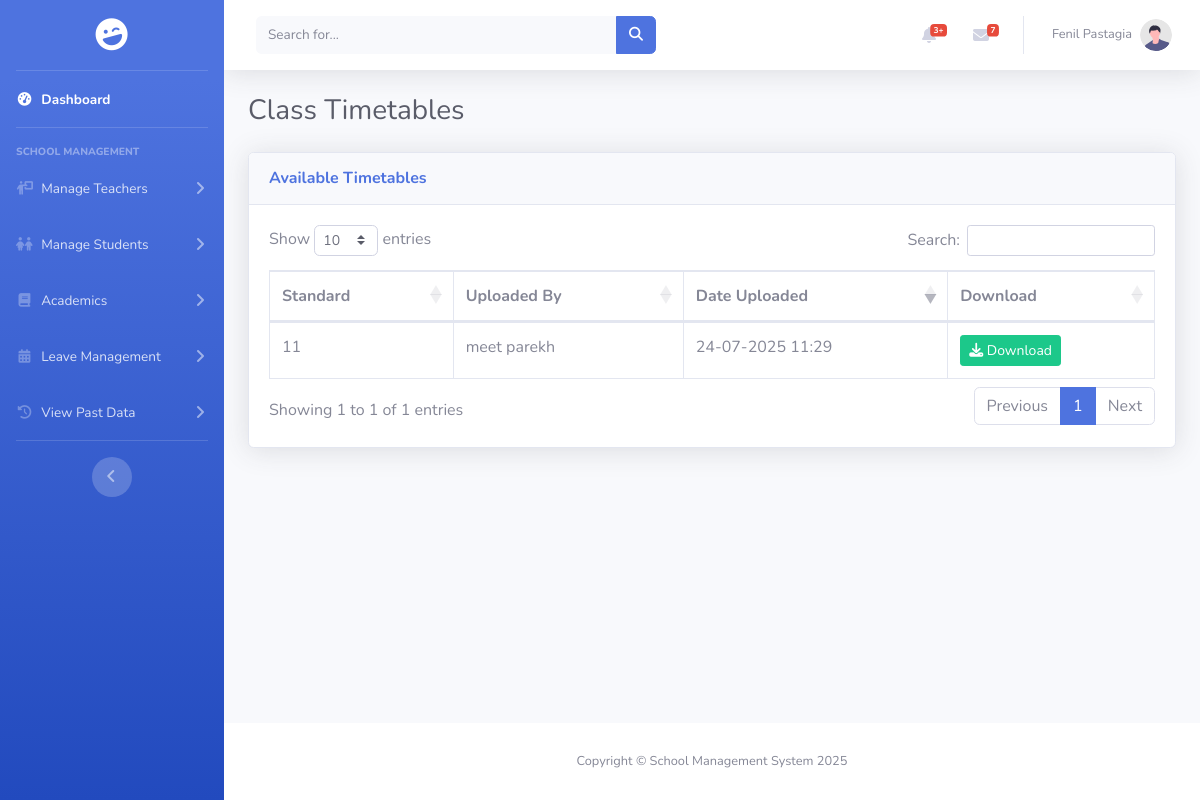
Page /pages/student/view_timetable.php (signed in) on the earlier database version.
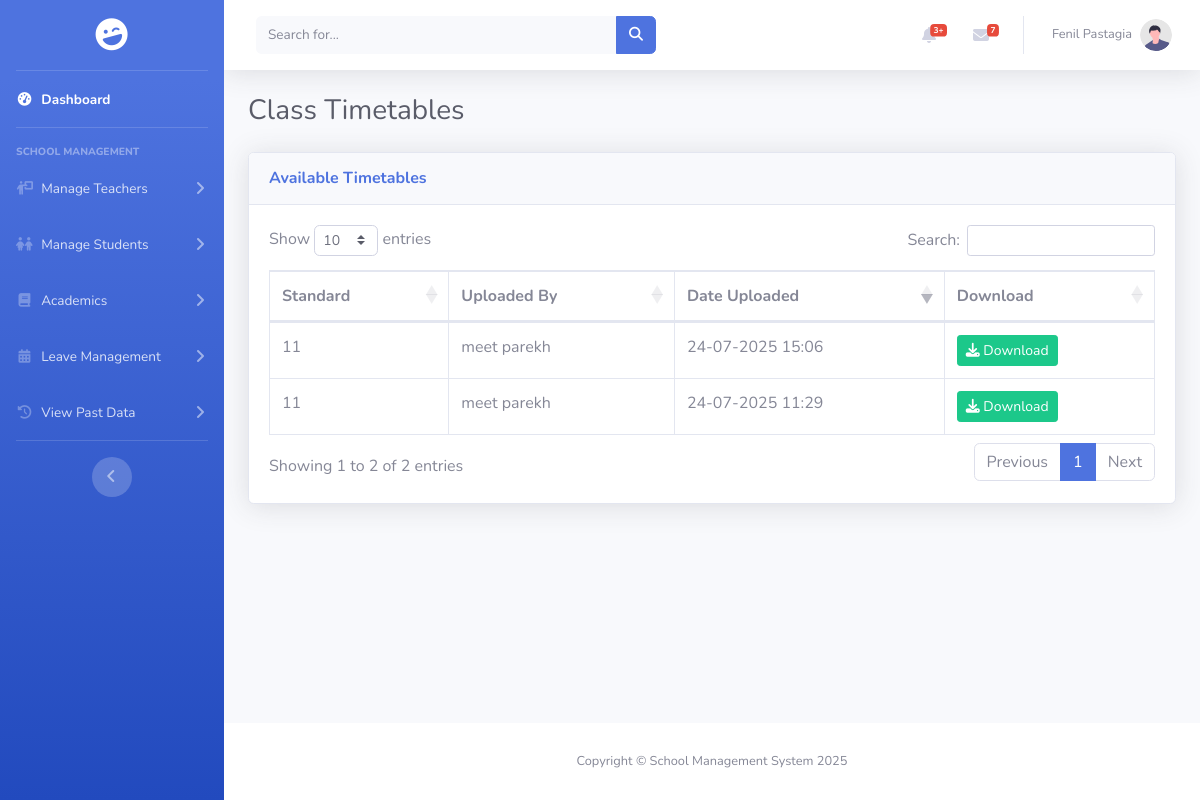
Same page on the later database version.
### tables this page shows
CREATE TABLE `timetables` (
  `id` int(11) NOT NULL,
  `school_id` int(11) NOT NULL,
  `standard` varchar(50) NOT NULL,
  `class_teacher_id` int(11) NOT NULL,
  `timetable_file` varchar(255) NOT NULL,
  `original_filename` varchar(255) NOT NULL,
  `created_at` timestamp NOT NULL DEFAULT current_timestamp()
);

CREATE TABLE `teacher` (
  `id` int(11) NOT NULL,
  `teacher_image` varchar(255) DEFAULT NULL,
  `teacher_name` varchar(50) NOT NULL,
  `phone` varchar(10) NOT NULL,
  `school_id` int(11) NOT NULL,
  `dob` date NOT NULL,
  `gender` enum('Male','Female','Others') NOT NULL,
  `blood_group` enum('A+','A-','B+','B-','AB+','AB-','O+','O-') NOT NULL,
  `address` text DEFAULT NULL,
  `email` varchar(50) NOT NULL,
  `password` varchar(255) NOT NULL,
  `qualification` varchar(100) DEFAULT NULL,
  `subject` varchar(100) DEFAULT NULL,
  `language_known` varchar(100) DEFAULT NULL,
  `salary` int(11) DEFAULT NULL,
  `std` set('Nursery','Junior','Senior','1','2','3','4','5','6','7','8','9','10','11','12') DEFAULT NULL,
  `experience` varchar(10) DEFAULT NULL,
  `batch` enum('Morning','Evening') DEFAULT NULL,
  `class_teacher` tinyint(1) DEFAULT 0,
  `class_teacher_std` varchar(50) DEFAULT NULL
);

### encryption.php (called while the page is built, shortened)
<?php
function decrypt_id($encrypted) {
    return openssl_decrypt($encrypted, ENCRYPTION_METHOD, ENCRYPTION_KEY, 0, ENCRYPTION_IV);
}
?>

### pages/student/view_timetable.php (the view, shortened to what this page needs)
<?php
include_once "../../encryption.php";
include_once "../../includes/connect.php";
if (isset($_COOKIE['encrypted_user_role'])) {
    $decrypted_role = decrypt_id($_COOKIE['encrypted_user_role']);
    $role = $decrypted_role ? strtolower(trim($decrypted_role)) : null;
}
if (isset($_COOKIE['encrypted_user_id'])) {
    $userId = decrypt_id($_COOKIE['encrypted_user_id']);
}
$schoolId = null;
switch ($role) {
    case 'schooladmin':
        $stmt = $conn->prepare("SELECT school_id FROM principal WHERE id = ?");
        $stmt->bind_param("i", $userId);
        $stmt->execute();
        if ($row = $stmt->get_result()->fetch_assoc()) $schoolId = $row['school_id'];
        break;
}
$timetables = [];
$base_sql = "SELECT tt.standard, tt.timetable_file, tt.original_filename, tt.created_at, t.teacher_name as uploader
             FROM timetables tt
             JOIN teacher t ON tt.class_teacher_id = t.id";
$params = [];
$types = '';
switch ($role) {
    case 'teacher':
    case 'schooladmin':
        $base_sql .= " WHERE tt.school_id = ?";
        $params = [$schoolId];
        $types = "i";
        break;
}
$base_sql .= " ORDER BY tt.created_at DESC";
$stmt = $conn->prepare($base_sql);
if ($stmt && !empty($params)) {
    $stmt->bind_param($types, ...$params);
}
if($stmt){
    $stmt->execute();
    $result = $stmt->get_result();
    while ($row = $result->fetch_assoc()) {
        $timetables[] = $row;
    }
}
?>
<!DOCTYPE html>
<html lang="en">
<head>
    <link rel="stylesheet" href="https://cdnjs.cloudflare.com/ajax/libs/font-awesome/6.5.2/css/all.min.css" />
    <link rel="stylesheet" href="https://cdn.jsdelivr.net/npm/bootstrap@4.6.2/dist/css/bootstrap.min.css">
    <link rel="stylesheet" href="https://cdn.datatables.net/1.10.21/css/dataTables.bootstrap4.min.css">
    <link href="../../assets/css/sb-admin-2.min.css" rel="stylesheet">
</head>
<body id="page-top">
    <div id="wrapper">
        <?php include '../../includes/sidebar.php'; ?>
        <div id="content-wrapper" class="d-flex flex-column">
            <div id="content">
                <?php include '../../includes/header.php'; ?>
                <div class="container-fluid">
                    <h1 class="h3 mb-4 text-gray-800">Class Timetables</h1>
                    <div class="card shadow mb-4">
                        <div class="card-header py-3">
                            <h6 class="m-0 font-weight-bold text-primary">Available Timetables</h6>
                        </div>
                        <div class="card-body">
                            <div class="table-responsive">
                                <table class="table table-bordered" id="dataTable" width="100%" cellspacing="0">
                                    <thead>
                                        <tr>
                                            <th>Standard</th>
                                            <th>Uploaded By</th>
                                            <th>Date Uploaded</th>
                                            <th>Download</th>
                                        </tr>
                                    </thead>
                                    <tbody>
                                        <?php foreach ($timetables as $tt): ?>
                                            <tr>
                                                <td><?php echo htmlspecialchars($tt['standard']); ?></td>
                                                <td><?php echo htmlspecialchars($tt['uploader']); ?></td>
                                                <td><?php echo date('d-m-Y H:i', strtotime($tt['created_at'])); ?></td>
                                                <td>
                                                    <a href="<?php echo htmlspecialchars($tt['timetable_file']); ?>" class="btn btn-success btn-sm" download="<?php echo htmlspecialchars($tt['original_filename']); ?>">
                                                        <i class="fas fa-download"></i> Download
                                                    </a>
                                                </td>
                                            </tr>
                                        <?php endforeach; ?>
                                    </tbody>
                                </table>
                            </div>
                        </div>
                    </div>
                </div>
            </div>
            <?php include '../../includes/footer.php'; ?>
        </div>
    </div>
</body>
</html>

Differences in the rows shown:
added timetables: standard "11", teacher.teacher_name "meet parekh", created_at "24-07-2025 15:06"
Other differences:
text written by a page script: "Show entries Search: Showing 1 to 1 of 1 entries Previous 1 Next" → "Show entries Search: Showing 1 to 2 of 2 entries Previous 1 Next"
